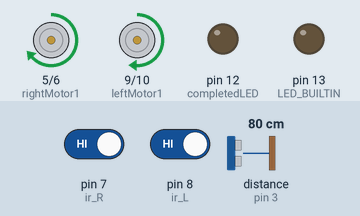
The sketch below on a simulated Arduino Uno, built with avr-gcc and run on an emulated ATmega328P. On the bench: motor-driver pin pairs drawn as motors (green arrow = first pin HIGH = forward, orange = second pin HIGH = backward, longer = more drive), output pins drawn as LEDs (lit = HIGH). Wiring (inferred from the names in the program): ultrasonic range finder: trigger pin 2; echo pin 3. Inputs (shaded band) come from the test bench; at power-on: distance to the obstacle (sensor on pin 3) 80 cm, pin 7 (ir_R) HIGH, pin 8 (ir_L) HIGH. The echo pulse lasts 58.3 µs per cm; pins used as bus, display or sensor lines are not drawn; what the sketch prints to the serial monitor is not drawn.

Above: at 1.2 s.
1.3 s: distance to the obstacle (sensor on pin 3) set to 7 cm
2.8 s: distance to the obstacle (sensor on pin 3) set to 4 cm
At 4.9 s:
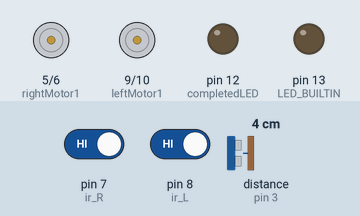
5.2 s: pin 7 (ir_R) driven LOW
At 5.7 s:
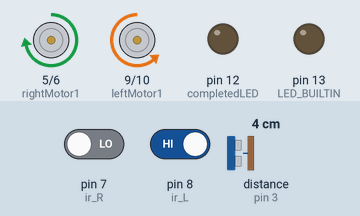
8.2 s: distance to the obstacle (sensor on pin 3) set to 18 cm
Timing chart, 0 to 12.2 s (numbered marks = the images above; inputs shaded):
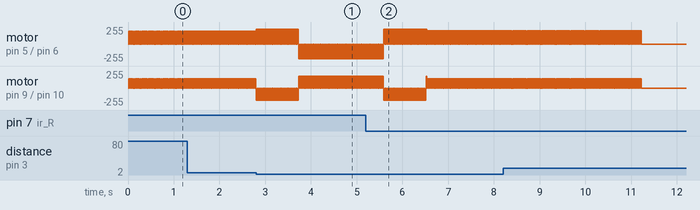

The sketch:

March23.ino
```cpp
int leftMotor1 = 9;
int leftMotor2 = 10;
int rightMotor1 = 5;
int rightMotor2 = 6;
int motorSpeed = 182;
int motorToTurn = rightMotor1;
int secondaryMotor = leftMotor1;

// defines pins numbers
const int trigPin = 2;
const int echoPin = 3;
// defines variables
long duration = 0;
int distance = 20;

int completedLED = 12;

bool turning = false;


int ir_R = 7;
int ir_L = 8;
int hit_R = HIGH;  // High = 1 = NO WALL. LOW = 0 = CLOSE TO WALL
int hit_L = HIGH;
int directionCount = 0;
int turnCount = 0;

//0 left turn, 1 right turn
int directions[4] = {0, 1, 1, 0};


void setup() {
  pinMode(ir_R, INPUT);
  pinMode(ir_L, INPUT);

  pinMode(trigPin, OUTPUT); // Sets the trigPin as an Output
  pinMode(echoPin, INPUT); // Sets the echoPin as an Input

  pinMode(completedLED, OUTPUT);

  pinMode(LED_BUILTIN, OUTPUT);

  pinMode(rightMotor1, OUTPUT);
  pinMode(rightMotor2, OUTPUT);
  pinMode(leftMotor1, OUTPUT);
  pinMode(leftMotor2, OUTPUT);
  analogWrite(leftMotor1, 0);
  analogWrite(rightMotor1, 0);
  analogWrite(leftMotor2, 0);
  analogWrite(rightMotor2, 0);
  digitalWrite(LED_BUILTIN, LOW);

  delay(15);

  Serial.begin(9600);

}

void loop() {
  hit_R = digitalRead(ir_R);
  hit_L = digitalRead(ir_L);
  Serial.println(hit_L);

if(directionCount >= 4){

      if(turnCount < 150){
        straightenOut();
        turnCount++;
      }else{

      analogWrite(rightMotor1, 0);
      analogWrite(leftMotor2, 0);
      analogWrite(rightMotor2, 0);
      analogWrite(leftMotor1, 0);
      }
}else if(turning || distance < 5){
    turning = true;
    if(directions[directionCount] == 0){
      //turn left
      analogWrite(rightMotor1, 220);
      analogWrite(leftMotor2, 180);


    }else{
      //turn right
      analogWrite(rightMotor2, 220);
      analogWrite(leftMotor1, 180);
    }
    turnCount++;
    if(turnCount == 30){
      turning = false;
      directionCount++;
      turnCount = 0;

    }
  }else{
    //go forward
    straightenOut();
  }
  delay(20);
  analogWrite(rightMotor1, 0);
    analogWrite(leftMotor1, 0);
  analogWrite(rightMotor2, 0);
    analogWrite(leftMotor2, 0);
    delay(10);

calculateDistance();

//  if (!turning){ // Following path
//
//    getDirection();
//
//  } else { // In a turn
//
//    getTurn();
//
//  }
//
//  writeMotors();

}


void straightenOut(){

  if(directionCount == 2){
    if(!hit_L){
      driftRight();
    }else{
      driftLeft();
    }
  }else if(directionCount == 3){
    if(!hit_R){
      driftLeft();
    }else{
      driftRight();
    }
  }else{
    if(!hit_R){
      driftLeft();
    }else if(!hit_L){
      driftRight();
    }
    else{
      straight();
    }
  }
}


void straight(){
  analogWrite(rightMotor1, 190);
   analogWrite(leftMotor1, 140);
}

void driftRight(){
  analogWrite(rightMotor1, 170);
  analogWrite(leftMotor1, 180);
}

void driftLeft(){
   analogWrite(rightMotor1, 200);
   analogWrite(leftMotor1, 140);
}

void setMotor(int motor){
  if(motor == rightMotor1){
    motorToTurn = rightMotor1;
    secondaryMotor = leftMotor1;
  }
  else{
    motorToTurn = leftMotor1;
    secondaryMotor = rightMotor1;
  }
}

void calculateDistance(){
  // Clears the trigPin
  digitalWrite(trigPin, LOW);
  delayMicroseconds(2);
  // Sets the trigPin on HIGH state for 10 micro seconds
  digitalWrite(trigPin, HIGH);
  delayMicroseconds(10);
  digitalWrite(trigPin, LOW);
  // Reads the echoPin, returns the sound wave travel time in microseconds
  duration = pulseIn(echoPin, HIGH);
//  Serial.println(duration);
  // Calculating the distance
  distance = duration * 0.034 / 2;
  // Prints the distance on the Serial Monitor
 // Serial.print("Distance: ");
  //Serial.println(distance);
}

void writeMotors(){
  if(motorToTurn == rightMotor1){
    analogWrite(motorToTurn, motorSpeed + 40);
  } else {
    analogWrite(motorToTurn, motorSpeed);
  }
  delay(17);
  analogWrite(rightMotor1, 0);
  analogWrite(leftMotor1, 0);
  delay(20);
}

void getTurn(){

      if (directions[directionCount] == 0) {
        //sharp turn left
        Serial.println("turning LEFT");
        setMotor(rightMotor1);
      } else if (directions[directionCount] == 1) {
        Serial.println("turning RIGHT");
        setMotor(leftMotor1);
      }

      if(hit_L == LOW && hit_R == LOW) {
        Serial.println("end of turn");
          turning = false;
          directionCount++;
      }

}

void getDirection(){
      if ((hit_R == LOW && hit_L == HIGH) ) { //hit left
      //analogWrite(leftMotor1,motorSpeed);

      setMotor(rightMotor1);
    } else if ((hit_R == HIGH && hit_L == LOW) ) { //hit right
      //analogWrite(rightMotor1, motorSpeed);
      setMotor(leftMotor1);

    } else if (hit_R == HIGH && hit_L == HIGH) {
      Serial.print("init turn");
      if (directionCount <= (sizeof(directions) / sizeof(int))) {
        //motorSpeed = 0;
      }
      turning = true;
    }
}
```

Measured:
- the behaviour switches between 6 and 5 cm on distance to the obstacle (sensor on pin 3) (found by bisection; images 0 and 1)
- by itself, motor on pin 9 (leftMotor1) / pin 10 (leftMotor2): alternates forward 140/255 for 0.02 s and stopped for 0.01 s, 191 changes in all, then stays stopped
- by itself, motor on pin 5 (rightMotor1) / pin 6 (rightMotor2): alternates forward 200/255 for 0.02 s and stopped for 0.01 s, 191 changes in all, then stays stopped
